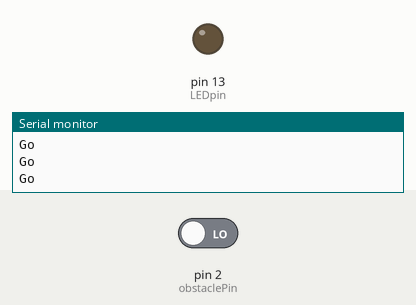
This sketch was run on a simulated Arduino Uno, built with avr-gcc and run on an emulated ATmega328P. Shown: output pins drawn as LEDs (lit = HIGH), the last lines printed to the serial monitor. The test bench sets the inputs (shaded band); at power-on: pin 2 (obstaclePin) LOW.

Above: at 1.2 s.
1.3 s: pin 2 (obstaclePin) driven HIGH
At 1.8 s:
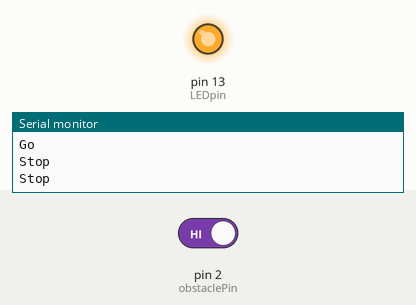
2.9 s: pin 2 (obstaclePin) driven LOW
At 4.2 s:
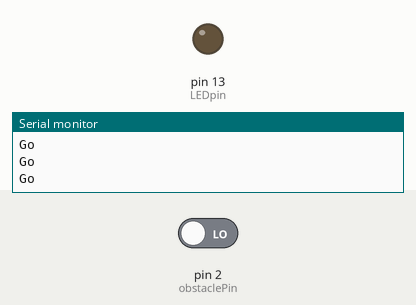
Timing chart, 0 to 5.9 s (numbered marks = the images above; inputs shaded):
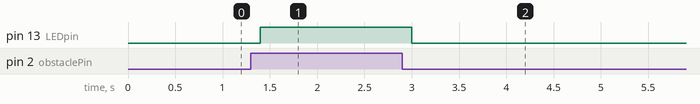

The sketch:

15PassiveIR.ino
```cpp
int LEDpin = 13; // Connect RED LED at 13 pin
int obstaclePin = 2;
int hasObstacle = LOW; // LOW MEANS NO OBSTACLE

void setup() {
  pinMode(LEDpin, OUTPUT);
  pinMode(obstaclePin, INPUT);
  Serial.begin(9600);
}

void loop() {
  hasObstacle = digitalRead(obstaclePin);

  if (hasObstacle == HIGH) {
    Serial.println("Stop");
    digitalWrite(LEDpin, HIGH);
  } else {
    Serial.println("Go");
    digitalWrite(LEDpin, LOW);
  }

  delay(200);
}
```

Measured:
- after the input at 1.3 s, pin 13 (LEDpin): LOW → HIGH after 0.10 s
- after the input at 2.9 s, pin 13 (LEDpin): HIGH → LOW after 0.10 s
